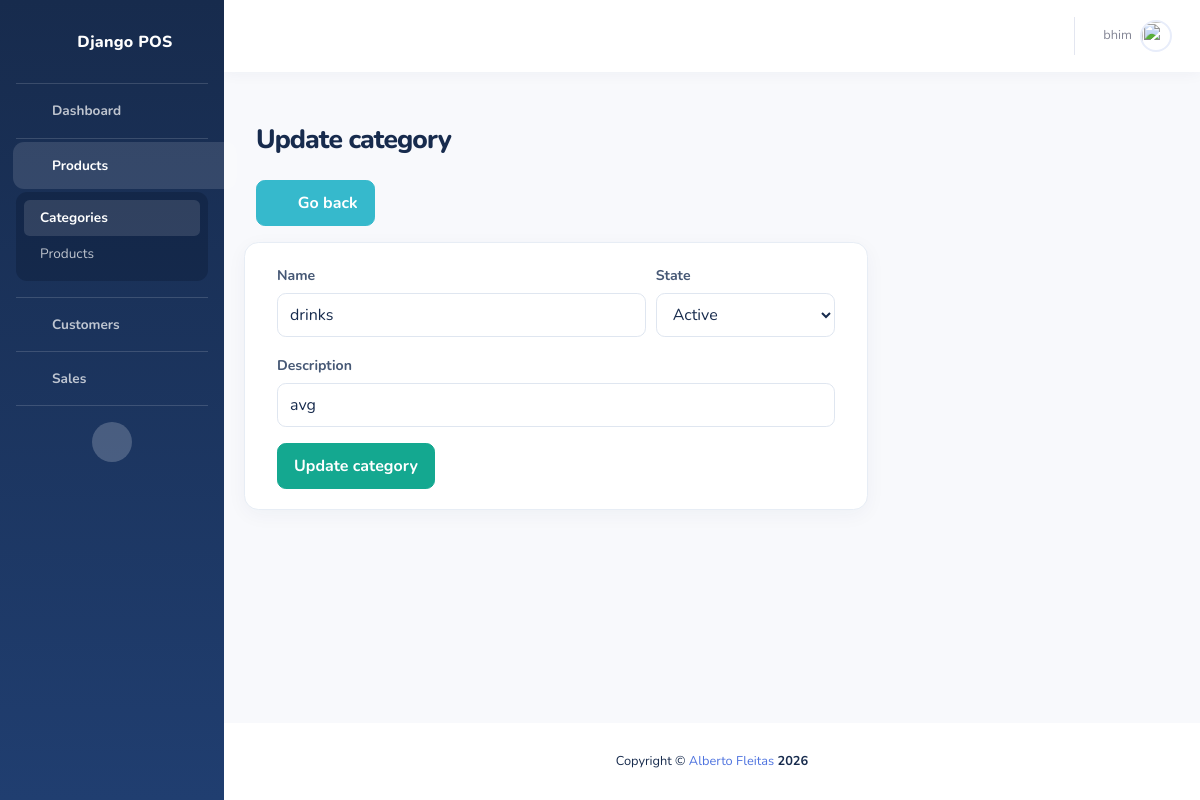
Screenshot of /products/categories/update/1 (signed in) with the database file from the repository.
### products/models.py (models this page shows, shortened)
class Category(models.Model):
    STATUS_CHOICES = (  # new
        ("ACTIVE", "Active"),
        ("INACTIVE", "Inactive")
    )
    name = models.CharField(max_length=256)
    description = models.TextField(max_length=256)
    status = models.CharField(
        choices=STATUS_CHOICES,
        max_length=100,
        verbose_name="Status of the category",
    )
    class Meta:
        db_table = "Category"
        verbose_name_plural = "Categories"

### products/views.py (the view, shortened to what this page needs)
@login_required(login_url="/accounts/login/")
def categories_update_view(request, category_id):
    try:
        category = Category.objects.get(id=category_id)
    except Exception as e:
        messages.success(
            request, 'There was an error trying to get the category!', extra_tags="danger")
        print(e)
        return redirect('products:categories_list')
    context = {
        "active_icon": "products_categories",
        "category_status": Category.status.field.choices,
        "category": category
    }
    return render(request, "products/categories_update.html", context=context)

### templates/products/categories_update.html (shortened to what this page needs)
{% extends "pos/base.html" %}
{% block heading %}Update category{% endblock heading %}
{% block content %}
<div class="row ml-0 mb-3">
    <a href="{% url 'products:categories_list' %}">
        <button type="button" class="btn btn-info font-weight-bold">
            <i class="fas fa-long-arrow-alt-left mr-2"></i>
            Go back
        </button>
    </a>
</div>
<div class="row">
    <div class="card col-md-8">
        <div class="card-body">
            <form action="{% url 'products:categories_update' category.id %}"  method="post">
                <div class="form-row">
                    <div class="form-group col-md-8">
                        <label for="inputDescription">Name</label>
                        <input type="text" class="form-control" name="name" value="{{category.name}}" required>
                    </div>
                    <div class="form-group col-md-4">
                        <label for="state">State</label>
                        <select name="state" class="form-control" required>
                            {% for status in category_status %}
                                {% if status.0 == category.status %}
                                <option value="{{status.0}}" selected>{{status.1}}</option>
                                {% else %}
                                <option value="{{status.0}}">{{status.1}}</option>
                                {% endif %}
                            {% endfor %}
                        </select>
                    </div>
                </div>
                <div class="form-row">
                    <div class="form-group col-md-12">
                        <label for="inputDescription">Description</label>
                        <input type="text" name="description" class="form-control" value="{{category.description}}" required>
                    </div>
                </div>
                <button type="submit" class="btn btn-success font-weight-bold">Update category</button>
            </form>
        </div>
    </div>
</div>
{% endblock content %}

### templates/pos/navbar.html (shortened to what this page needs)
{% load static %}
<nav class="navbar navbar-expand navbar-light bg-white topbar mb-4 static-top shadow">
    <ul class="navbar-nav ml-auto">
        <li class="nav-item dropdown no-arrow">
            <a class="nav-link dropdown-toggle" href="#" id="userDropdown" role="button"
                data-toggle="dropdown" aria-haspopup="true" aria-expanded="false">
                <span class="mr-2 d-none d-lg-inline text-gray-600 small">{{request.user.username}}</span>
                <img class="img-profile rounded-circle"
                    src="{% static 'img/undraw_profile.svg' %}">
            </a>
        </li>
    </ul>
</nav>

### static/css/pos-enhancements.css (style rules this page uses)
:root { --pos-ink: #172b4d; --pos-muted: #74839b; --pos-primary: #3157d5; --pos-primary-dark: #203fae; --pos-accent: #14a890; --pos-border: #e7edf5; --pos-surface: #ffffff; --pos-page: #f4f7fb; }
body { color: var(--pos-ink); background: var(--pos-page); font-family: "Nunito", "Segoe UI", sans-serif; }
.topbar { height: 4.5rem; background: var(--pos-surface) !important; box-shadow: 0 2px 14px rgba(27, 49, 86, 0.045) !important; }
.topbar .nav-link { color: var(--pos-ink) !important; }
.topbar .img-profile { width: 2.5rem; height: 2.5rem; border: 2px solid #e8edfa; }
.card { border: 1px solid var(--pos-border); border-radius: 0.9rem; background: var(--pos-surface); box-shadow: 0 5px 20px rgba(27, 49, 86, 0.045) !important; }
.card-body { color: var(--pos-ink); }
.btn { padding: 0.62rem 1rem; border-radius: 0.55rem; font-weight: 700; transition: transform 0.16s ease, box-shadow 0.16s ease, background-color 0.16s ease; }
.btn-success { border-color: var(--pos-accent); background: var(--pos-accent); }
.btn-warning, .btn-danger, .btn-info { color: #fff; }
.form-control, .custom-select, .select2-container--bootstrap4 .select2-selection { min-height: 2.75rem; border: 1px solid #dfe6f0; border-radius: 0.55rem; color: var(--pos-ink); background-color: #fff; }
label { margin-bottom: 0.45rem; color: #465875; font-size: 0.88rem; font-weight: 700; }

### rows the page displays
Category: name "drinks", state "Active", description "avg"

### other values shown
{{ request.user.username }} "bhim"
